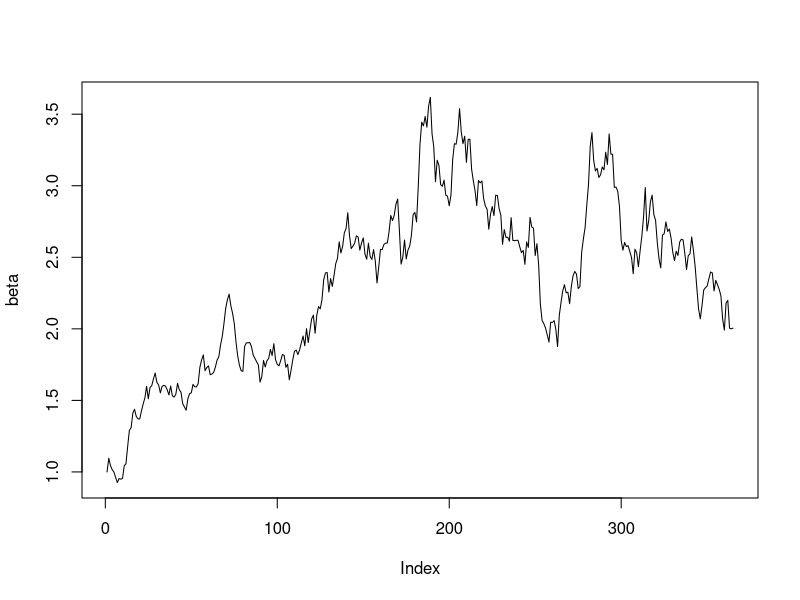
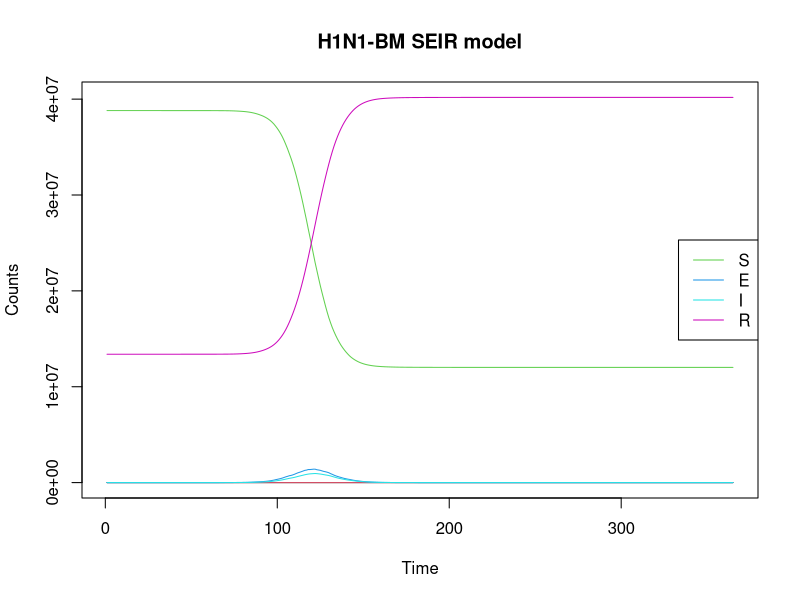
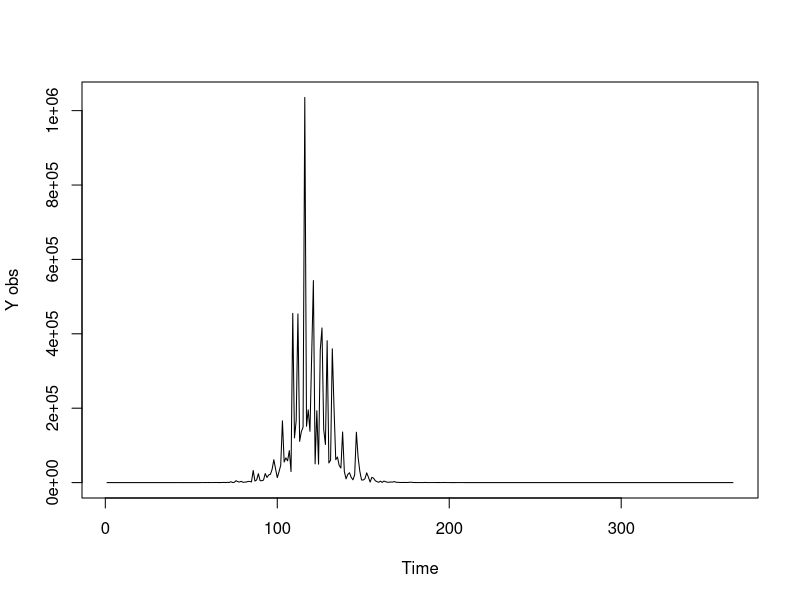
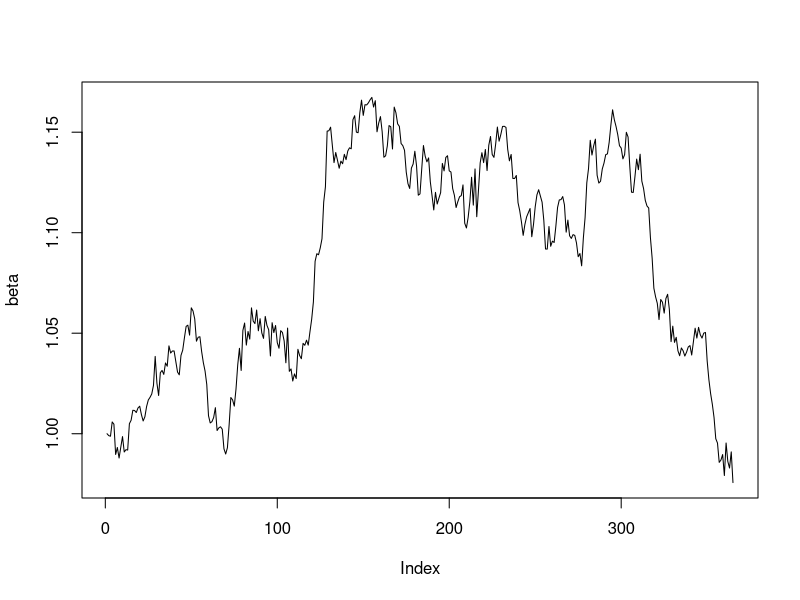
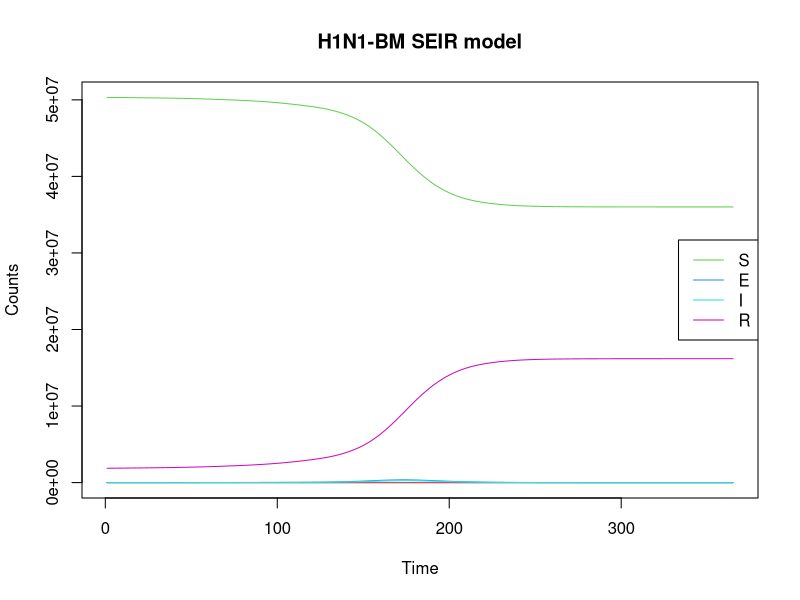
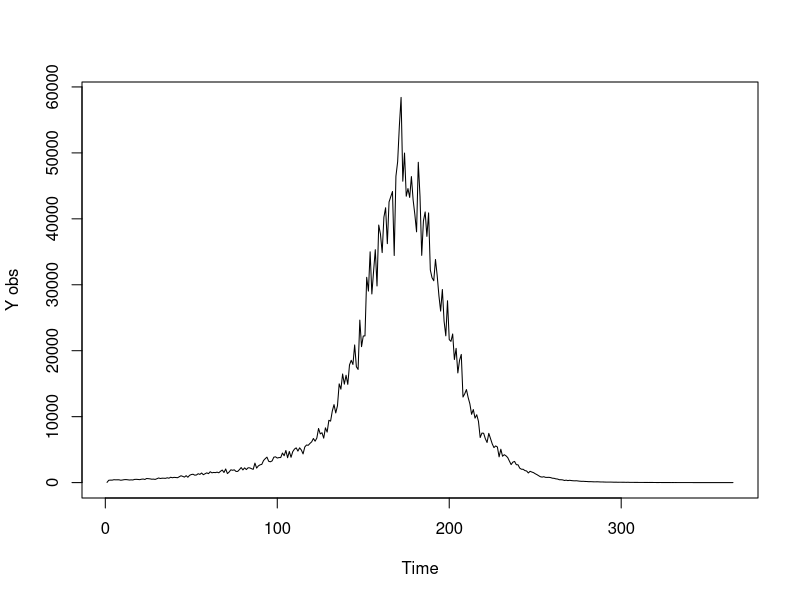
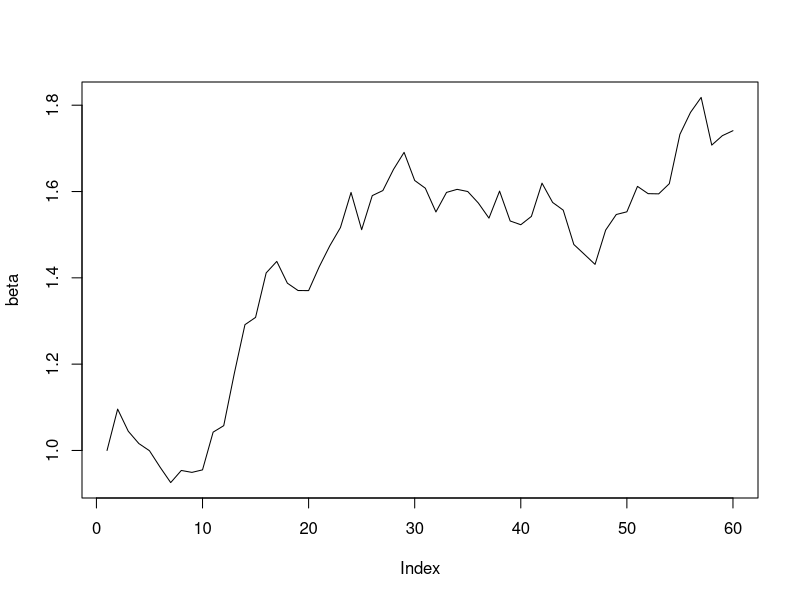
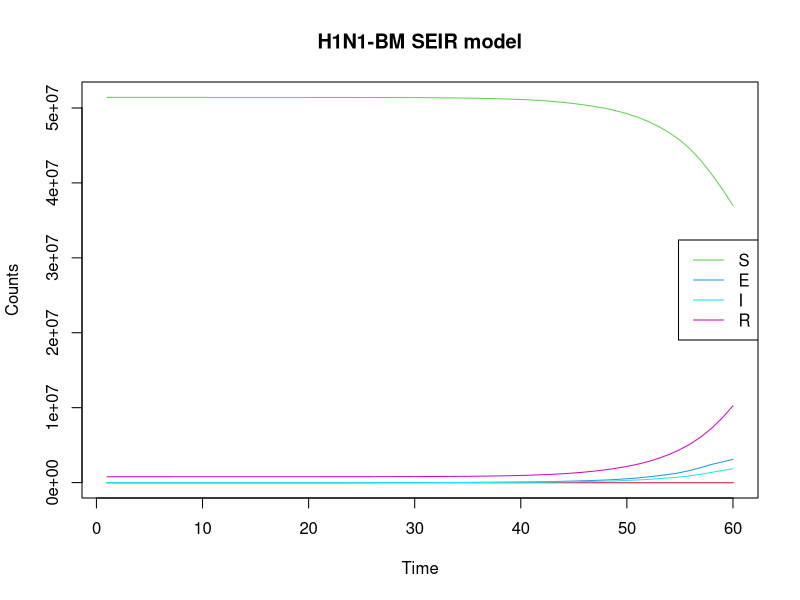

These figures' R source, in order: (Note: this script raises an error after producing the figures.)
rm(list=ls())
require(deSolve)
set.seed(007) #015
times <- 1:365
N=52196381
sigma <- 0.4
## first, simulate a set of random deviates
e <- rnorm(n = length(times) - 1, sd = sqrt(0.01))
## now compute their cumulative sum
e <- c(0, cumsum(e))


beta<- exp(sigma*e)
plot(beta,type='l')
#write.csv(beta,"simulatebeta.csv")


# H1N1 <- function(time, current_state, params){
# 
#   with(as.list(c(current_state, params)),{
#     for(t in 1:times){
#     N <- S+E+I+R
#     dS <- -(beta[t]*S*I)/N
#     dE <- (beta[t]*S*I)/N - E/k
#     dI <- E/k - I/gamma
#     dR <- I/gamma
#    }
#     return(list(c(dS, dE, dI, dR)))
#   })
# }
H1N1 <- function(time, current_state, params){
  
  with(as.list(c(current_state, params)),{
    
      N <- S+E+I+R
      dt <- 1
      dS <- -beta[t]*S*I/N
      dE <- beta[t]*S*I/N - E/k
      dI <- E/k - I/gamma
      dR <- I/gamma
    
    return(list(c(dt, dS, dE, dI, dR)))
  })
}


params <- c(k=1.59, gamma=1.08)

library('truncnorm')
R0 <- rtruncnorm(1, a=0, b=1, mean = 0.15, sd = 0.15)
E0 <-runif(1,-16, -9)
I0 <-runif(1,-16, -9)
#x <-runif(1, -5,2)
S <- N
R <- R0*S
S <- S - R

E <- exp(E0 + log(S))
S <- S - E
I <- exp(I0 + log(S))
S <- S - I


initial_state<- c(t=1, S=S, E=E, I=I, R=R)
#initial_state <- c(t=1,S=52196380, E=1, I=0, R=0)
model1 <- ode(initial_state, times, H1N1, params)

summary(model1)

matplot(model1, type="l", lty=1, main="H1N1-BM SEIR model", xlab="Time",ylab = "Counts")
legend <- colnames(model1)[3:6]
legend("right", legend=legend, col=3:6, lty = 1)

Z1 <-model1[,4]/1.59

tau1 <- 0.8#runif(1,0,1)
Y1 <-vector(length = 365)
for (i in 1:365){
  #Y1[i]<- rlnorm(1,log(Z1[i,]/5),tau1)
  Y1[i]<- rlnorm(1,log(Z1[i]/5),tau1)
}
plot(Y1,type='l',ylab="Y obs", xlab = "Time")
# write.csv(Y1,"simY11.csv")
# write.csv(model1,"simulatestates1.csv")
#####################################Biostats paper#################################
rm(list=ls())
require(deSolve)
set.seed(00033) #00033 #00036 #00043 #00048 previous:00033 #remove N= 00093
times <- 1:365
N=52196381
sigma <- 0.07
## first, simulate a set of random deviates
e <- rnorm(n = length(times) - 1, sd = sqrt(0.01))
## now compute their cumulative sum
e <- c(0, cumsum(e))

# write.csv(e,"simulateh1n1x1.csv")
beta<- exp(sigma*e)
plot(beta,type='l')
# write.csv(beta,"simulateh1n1beta1.csv")

H1N1 <- function(time, current_state, params){
  
  with(as.list(c(current_state, params)),{
    
    # N <- S+E+I+R
    dt <- 1
    dS <- -beta[t]*S*I/N
    dE <- beta[t]*S*I/N - E/k
    dI <- E/k - I/gamma
    dR <- I/gamma
    
    return(list(c(dt, dS, dE, dI, dR)))
  })
}


params <- c(k=1.59, gamma=1.08)

library('truncnorm')
R0 <- rtruncnorm(1, a=0, b=1, mean = 0.15, sd = 0.15)
E0 <-runif(1,-16, -9)
I0 <-runif(1,-16, -9)
#x <-runif(1, -5,2)
S <- N
R <- R0*S
S <- S - R

E <- exp(E0 + log(S))
S <- S - E
I <- exp(I0 + log(S))
S <- S - I


initial_state<- c(t=1, S=S, E=E, I=I, R=R)
#initial_state <- c(t=1,S=52196380, E=1, I=0, R=0)
model1 <- ode(initial_state, times, H1N1, params)

summary(model1)

matplot(model1, type="l", lty=1, main="H1N1-BM SEIR model", xlab="Time",ylab = "Counts")
legend <- colnames(model1)[3:6]
legend("right", legend=legend, col=3:6, lty = 1)

Z1 <-model1[,4]/1.59

tau1 <- 0.1#runif(1,0,1)
Y1 <-vector(length = 365)
for (i in 1:365){
  #Y1[i]<- rlnorm(1,log(Z1[i,]/5),tau1)
  Y1[i]<- rlnorm(1,log(Z1[i]/5),tau1)
}
plot(Y1,type='l',ylab="Y obs", xlab = "Time")
# lines(Z1)
# write.csv(Y1,"simh1n1Y1.csv")
# write.csv(model1,"simulateh1n1states1.csv")
#####################################Shorter days###################################
rm(list=ls())
require(deSolve)
set.seed(007) #0031 #0032 #0035
times <- 1:60
N=52196381
sigma <- 0.4
## first, simulate a set of random deviates
e <- rnorm(n = length(times) - 1, sd = sqrt(0.01))
## now compute their cumulative sum
e <- c(0, cumsum(e))


beta<- exp(sigma*e)
plot(beta,type='l')
write.csv(beta,"simulatebeta_2.csv")

H1N1 <- function(time, current_state, params){
  
  with(as.list(c(current_state, params)),{
    
    N <- S+E+I+R
    dt <- 1
    dS <- -beta[t]*S*I/N
    dE <- beta[t]*S*I/N - E/k
    dI <- E/k - I/gamma
    dR <- I/gamma
    
    return(list(c(dt, dS, dE, dI, dR)))
  })
}


params <- c(k=1.59, gamma=1.08)

library('truncnorm')
R0 <- rtruncnorm(1, a=0, b=1, mean = 0.15, sd = 0.15)
E0 <-runif(1,-16, -9)
I0 <-runif(1,-16, -9)
#x <-runif(1, -5,2)
S <- N
R <- R0*S
S <- S - R

E <- exp(E0 + log(S))
S <- S - E
I <- exp(I0 + log(S))
S <- S - I


initial_state<- c(t=1, S=S, E=E, I=I, R=R)
#initial_state <- c(t=1,S=52196380, E=1, I=0, R=0)
model1 <- ode(initial_state, times, H1N1, params)

summary(model1)

matplot(model1, type="l", lty=1, main="H1N1-BM SEIR model", xlab="Time",ylab = "Counts")
legend <- colnames(model1)[3:6]
legend("right", legend=legend, col=3:6, lty = 1)

Z1 <-model1[,4]/1.59

tau1 <- 0.8#runif(1,0,1)
Y1 <-vector(length = 60)
for (i in 1:60){
  #Y1[i]<- rlnorm(1,log(Z1[i,]/5),tau1)
  Y1[i]<- rlnorm(1,log(Z1[i]/5),tau1)
}
plot(Y1,type='l',ylab="Y obs", xlab = "Time")
write.csv(Y1,"simY11_2.csv")
write.csv(model1,"simulatestates1_2.csv")

##################################H1N1-OU##########################################
rm(list=ls())
require(deSolve)
set.seed(34)   #random seed 32 34 36 37 38 39
times <- 1:365
N=52196381
#Simulate a Brownian Motion Path
e <- rnorm(n = length(times) - 1, sd = sqrt(0.01))
e <- c(0, cumsum(e))

mu<-vector(length=365) 
for (t in 1:365) {
  if (t <= 120){
    mu[t]=-0.02      }                    #No lock-down policy
  else {mu[t]=-0.2-0.02 }                 #Lock-down policy
}
mu<-ts(mu)

#plot(mu,type='l')
#Simulate an O-U Process
ornstein_uhlenbeck <- function(n,theta,sigma,x0){
  dt  <- 1
  x<-vector(length=366)
  for (i in 1:(n+1)) {
    if (i==1){x[i]=x0}
    else{
      x[i]  <-  x[i-1] + theta*(mu[i-1]-x[i-1])*dt + sigma*e[i-1]}
  }
  return(x);
}

x<- ornstein_uhlenbeck(365,0.05,sqrt(0.004),log(0.8))
plot(x,type='l',xlab="time",main = "Simulate x-ou process")
abline(v=121, col="red")
lines(mu, col="blue")
tt1 <-expression(mu==-0.02)
text(30,0.1,tt1,col="green")
tt2 <-expression(mu==-0.02-0.2)
text(200,-0.1,tt2,col="green")
plot(exp(x),type='l',xlab="time",ylab=TeX("$e^{x}=beta$"),main = "Simulate beta process ")
abline(v=121, col="red")
lines(exp(mu+0.02),col="blue")
tt1 <-expression(mu==1)
text(30,1.1,tt1,col="green")
tt2 <-expression(mu==0.81)
text(200,0.9,tt2,col="green")
write.csv(x,"h1n1oux1.csv")
#Main ODE Model
H1N1_OU <- function(time, current_state, params){
  
  with(as.list(c(current_state, params)),{
    
    N <- S+E+I+R
    dt <- 1
    dS <- -exp(x[t+1])*S*I/N
    dE <- exp(x[t+1])*S*I/N - E/k
    dI <- E/k-I/gamma
    dR <- I/gamma
    
    return(list(c( dt, dS, dE, dI, dR)))
  })
}
params <- c(k=7, gamma=5)   #Trial: k=5 & gamma=5; k=7 & gamma=5

library('truncnorm')
R0 <- rtruncnorm(1, a=0, b=1, mean = 0.15, sd = 0.15)
E0 <-runif(1,-16, -9)
I0 <-runif(1,-16, -9)
#x <-runif(1, -5,2)
S <- N
R <- R0*S
S <- S - R

E <- exp(E0 + log(S))
S <- S - E
I <- exp(I0 + log(S))
S <- S - I

# R0 <-0.03
# S <- N
# R <- S*R0
# S <- S - R
# 
# E0 <- -15
# E <- exp(E0 + log(S))
# S <- S - E
# 
# I0 <- -10
# I <- exp(I0 + log(S))
# S <- S - I
initial_state<- c(t=1, S=S, E=E, I=I, R=R)
#initial_state <- c(t=1,S=52196380, E=1, I=0, R=0)
model3 <- ode(initial_state, times, H1N1_OU, params)

summary(model3)

matplot(model3, type="l", lty=1, main="H1N1—OU Model",ylab="counts", xlab="Time")
legend <- colnames(model3)[3:6]
legend("right", legend=legend, col=3:6, lty = 1)
Z1 <-model3[,4]/7

tau1 <- 0.8#runif(1,0,1)
Y1 <-vector(length = 365)
for (i in 1:365){
  #Y1[i]<- rlnorm(1,log(Z1[i,]/5),tau1)
  Y1[i]<- rlnorm(1,log(Z1[i]/5),tau1)
}
plot(Y1,type='l',ylab="Obs Y",xlab="time",col="blue")
write.csv(Y1,"h1n1ouY1.csv")
write.csv(model3,"h1n1ousimulates1.csv")

##################################H1N1-OU shorter days##########################################
rm(list=ls())
require(deSolve)
set.seed(38)   #random seed 32 34 36 37 38 39
times <- 1:60
N=52196381
#Simulate a Brownian Motion Path
e <- rnorm(n = length(times) - 1, sd = sqrt(0.01))
e <- c(0, cumsum(e))

mu<-vector(length=60) 
for (t in 1:60) {
  if (t <= 20){
    mu[t]=-0.02      }                    #No lock-down policy
  else {mu[t]=-0.2-0.02 }                 #Lock-down policy
}
mu<-ts(mu)

#plot(mu,type='l')
#Simulate an O-U Process
ornstein_uhlenbeck <- function(n,theta,sigma,x0){
  dt  <- 1
  x<-vector(length=61)
  for (i in 1:(n+1)) {
    if (i==1){x[i]=x0}
    else{
      x[i]  <-  x[i-1] + theta*(mu[i-1]-x[i-1])*dt + sigma*e[i-1]}
  }
  return(x);
}

x<- ornstein_uhlenbeck(60,0.05,sqrt(0.004),log(0.8))
plot(x,type='l',xlab="time")
abline(v=21, col="red")
lines(mu, col="blue")
tt1 <-expression(mu==-0.02)
text(30,0.1,tt1,col="green")
tt2 <-expression(mu==-0.02-0.2)
text(200,-0.1,tt2,col="green")
plot(exp(x),type='l',xlab="time",ylab=TeX("$e^{x}=beta$"))
abline(v=21, col="red")
lines(exp(mu+0.02),col="blue")
tt1 <-expression(mu==1)
text(30,1.1,tt1,col="green")
tt2 <-expression(mu==0.81)
text(200,0.9,tt2,col="green")
write.csv(x,"h1n1oux2.csv")
#Main ODE Model
H1N1_OU <- function(time, current_state, params){
  
  with(as.list(c(current_state, params)),{
    
    N <- S+E+I+R
    dt <- 1
    dS <- -exp(x[t+1])*S*I/N
    dE <- exp(x[t+1])*S*I/N - E/k
    dI <- E/k-I/gamma
    dR <- I/gamma
    
    return(list(c( dt, dS, dE, dI, dR)))
  })
}
params <- c(k=7, gamma=5)   #Trial: k=5 & gamma=5; k=7 & gamma=5

library('truncnorm')
R0 <- rtruncnorm(1, a=0, b=1, mean = 0.15, sd = 0.15)
E0 <-runif(1,-16, -9)
I0 <-runif(1,-16, -9)
#x <-runif(1, -5,2)
S <- N
R <- R0*S
S <- S - R

E <- exp(E0 + log(S))
S <- S - E
I <- exp(I0 + log(S))
S <- S - I

# R0 <-0.03
# S <- N
# R <- S*R0
# S <- S - R
# 
# E0 <- -15
# E <- exp(E0 + log(S))
# S <- S - E
# 
# I0 <- -10
# I <- exp(I0 + log(S))
# S <- S - I
initial_state<- c(t=1, S=S, E=E, I=I, R=R)
#initial_state <- c(t=1,S=52196380, E=1, I=0, R=0)
model3 <- ode(initial_state, times, H1N1_OU, params)

summary(model3)

matplot(model3, type="l", lty=1, main="H1N1—OU Model",ylab="counts", xlab="Time")
legend <- colnames(model3)[3:6]
legend("right", legend=legend, col=3:6, lty = 1)
Z1 <-model3[,4]/7

tau1 <- 0.8#runif(1,0,1)
Y1 <-vector(length = 60)
for (i in 1:60){
  #Y1[i]<- rlnorm(1,log(Z1[i,]/5),tau1)
  Y1[i]<- rlnorm(1,log(Z1[i]/5),tau1)
}
plot(Y1,type='l',ylab="Obs Y",xlab="time",col="blue")
write.csv(Y1,"h1n1ouY2.csv")
write.csv(model3,"h1n1ousimulates2.csv")
###############################################################################
#HINIBM New Simulation for parameter experiments
rm(list=ls())
require(deSolve)
set.seed(007) #015
times <- 1:365
N=52196381
sigma <- 0.4
## first, simulate a set of random deviates
e <- rnorm(n = length(times) - 1, sd = sqrt(0.01))
## now compute their cumulative sum
e <- c(0, cumsum(e))


beta<- exp(sigma*e)
plot(beta,type='l')
write.csv(beta,"simulatebeta21.csv")

H1N1 <- function(time, current_state, params){
  
  with(as.list(c(current_state, params)),{
    
    N <- S+E+I+R
    dt <- 1
    dS <- -beta[t]*S*I/N
    dE <- beta[t]*S*I/N - E/k
    dI <- E/k - I/gamma
    dR <- I/gamma
    
    return(list(c(dt, dS, dE, dI, dR)))
  })
}


params <- c(k=5, gamma=5)

S <- N-1
E <- 1
R <- 0
I <- 0
initial_state<- c(t=1, S=S, E=E, I=I, R=R)
#initial_state <- c(t=1,S=52196380, E=1, I=0, R=0)
model21 <- ode(initial_state, times, H1N1, params)

summary(model21)

matplot(model21, type="l", lty=1, main="H1N1-BM SEIR model", xlab="Time",ylab = "Counts")
legend <- colnames(model21)[3:6]
legend("right", legend=legend, col=3:6, lty = 1)

Z21 <-model21[,4]/5

tau21 <- 0.8#runif(1,0,1)
Y21 <-vector(length = 365)
for (i in 1:365){
  #Y1[i]<- rlnorm(1,log(Z1[i,]/5),tau1)
  Y21[i]<- rlnorm(1,log(Z21[i]/5),tau21)
}
plot(Y21,type='l',ylab="Y obs", xlab = "Time")
write.csv(Y21,"simY21.csv")
write.csv(model21,"simulatestates21.csv")

###############################################################################
#HINIBM New Simulation for parameter experiments-return to the same value
rm(list=ls())
require(deSolve)
set.seed(007) #015
times <- 1:365
N=52196381
sigma <- 0.4
## first, simulate a set of random deviates
e <- rnorm(n = length(times) - 1, sd = sqrt(0.01))
## now compute their cumulative sum
e <- c(0, cumsum(e))


beta<- exp(sigma*e)
plot(beta,type='l')
write.csv(beta,"simulatebeta22.csv")

H1N1 <- function(time, current_state, params){
  
  with(as.list(c(current_state, params)),{
    
    N <- S+E+I+R
    dt <- 1
    dS <- -beta[t]*S*I/N
    dE <- beta[t]*S*I/N - E/k
    dI <- E/k - I/gamma
    dR <- I/gamma
    
    return(list(c(dt, dS, dE, dI, dR)))
  })
}


params <- c(k=1.59, gamma=1.08)

S <- N-1
E <- 1
R <- 0
I <- 0
initial_state<- c(t=1, S=S, E=E, I=I, R=R)
#initial_state <- c(t=1,S=52196380, E=1, I=0, R=0)
model22 <- ode(initial_state, times, H1N1, params)

summary(model22)

matplot(model22, type="l", lty=1, main="H1N1-BM SEIR model", xlab="Time",ylab = "Counts")
legend <- colnames(model22)[3:6]
legend("right", legend=legend, col=3:6, lty = 1)

Z22 <-model22[,4]/1.59

tau22 <- 0.8#runif(1,0,1)
Y22 <-vector(length = 365)
for (i in 1:365){
  #Y1[i]<- rlnorm(1,log(Z1[i,]/5),tau1)
  Y22[i]<- rlnorm(1,log(Z22[i]/5),tau22)
}
plot(Y22,type='l',ylab="Y obs", xlab = "Time")
write.csv(Y22,"simY22.csv")
write.csv(model22,"simulatestates22.csv")
